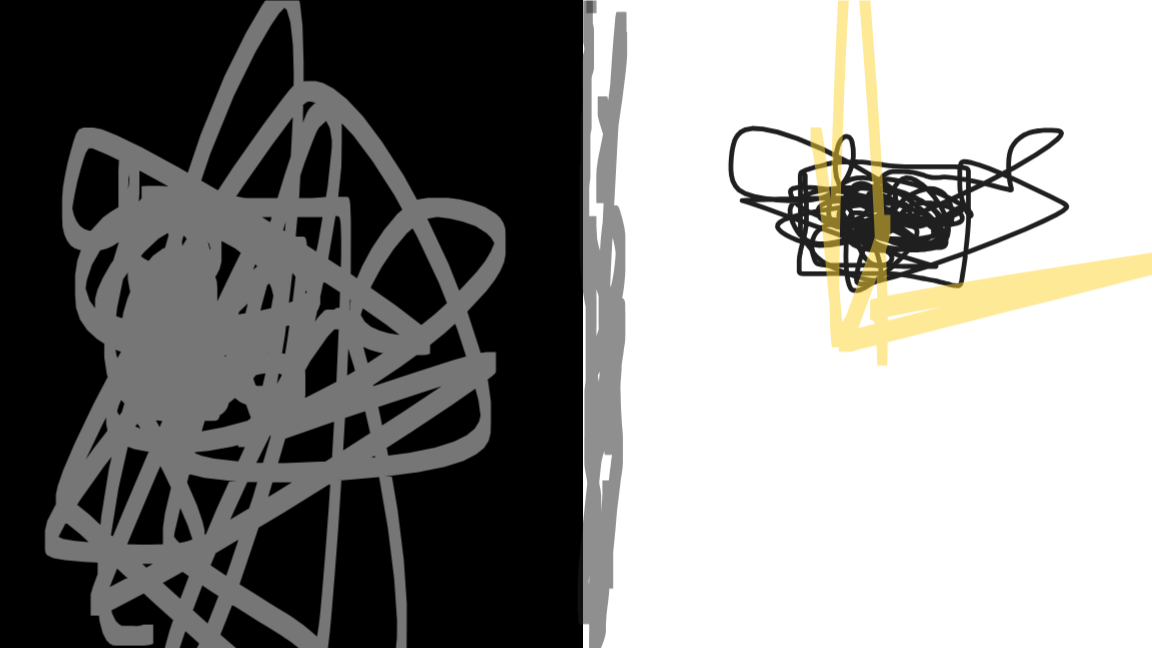
#> input picture 1semestprojekt/test.png, 1152 x 648 px, found by its file name
$ python billed3.py
#> lines starting #> are read from the running program, lines starting #| are printed output that depends on the picture
from PIL import Image
from time import sleep
import random
img = Image.open(r'C:\Users\skfre\lpthw\1semestprojekt\test.png')
#> img is the input picture: PIL image 1152x648 RGBA; mean R, G, B, A 138.9, 138.3, 136, 255

pixels = img.load()
width, height = img.size
#> width = 1152; height = 648

pixelx = 0
pixely = 0

# hele billedet
for i in range(647):
    pixelx = 0
    pixely += 1
    for i in range(300):
        pixels[pixelx,pixely] = (random.randrange(0,255),random.randrange(0,255),random.randrange(0,255))
        pixelx += 1
img.show()
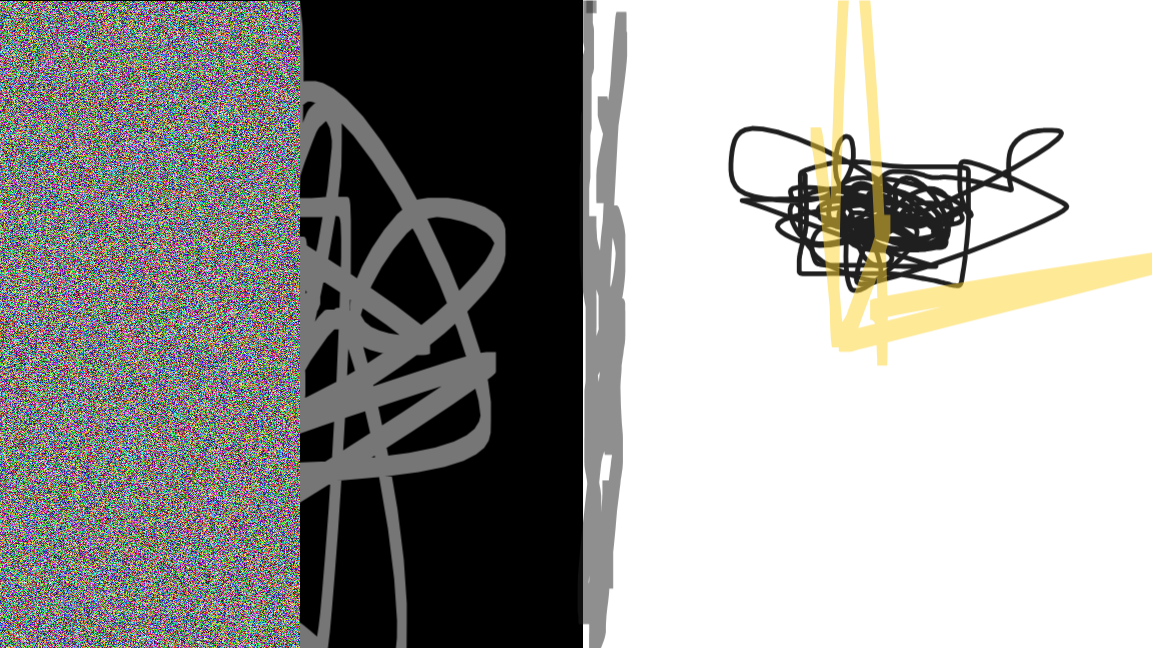
#> shown: PIL image 1152x648 RGBA; mean R, G, B, A 157.6, 156.9, 154.7, 255
